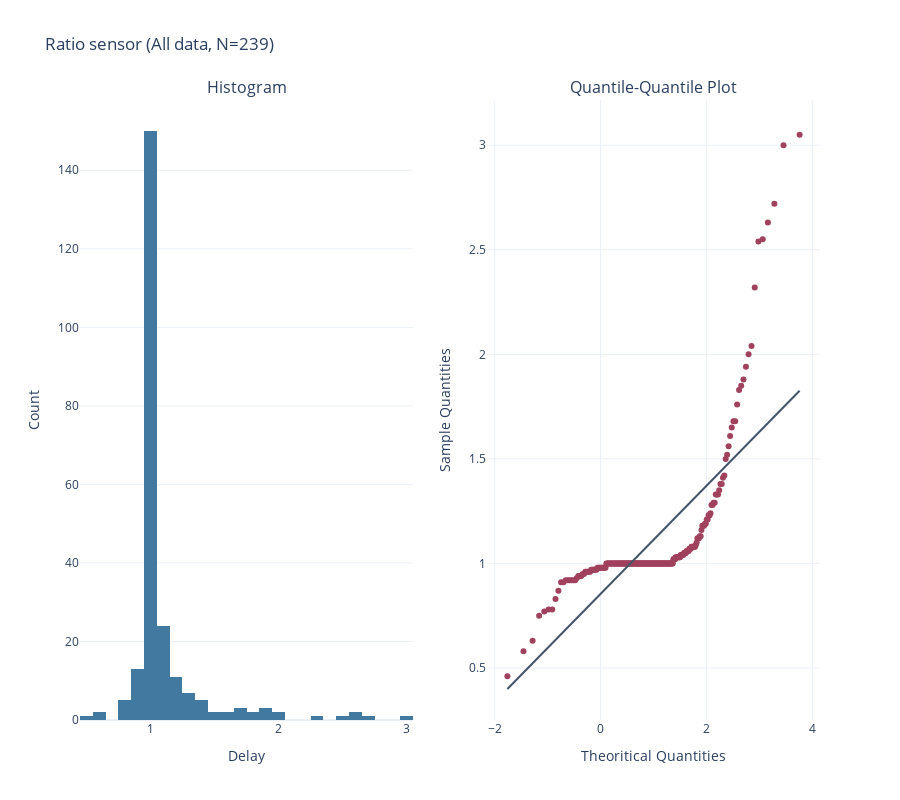
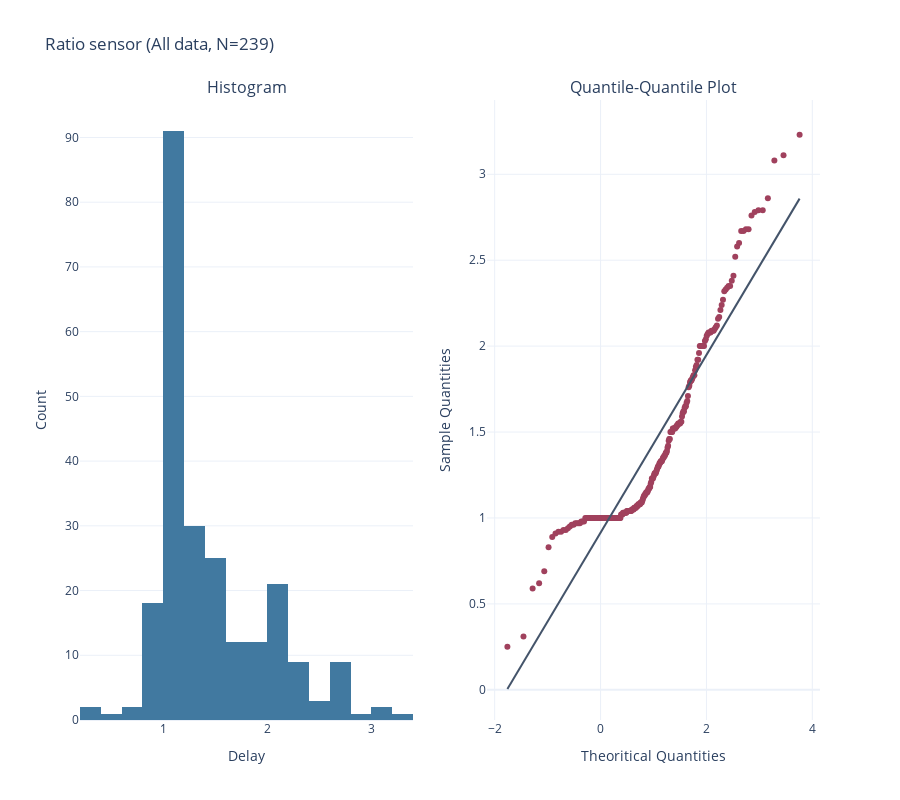

Source (notebook cell) for these figures, in order:
### Code cell
metric = "Ratio"
normality_test(fr_mag[metric], sensor=metric, type="All data")
normality_test(fr_pzt[metric], sensor=metric, type="All data")

### Figure 1 — Plotly figure (JSON) as saved in the notebook; plotly's stock layout.template omitted (floating-point values rounded to 4 significant figures; data arrays with more than 128 entries replaced by an {"elided": "..."} marker saying what was removed)
{"data": [{"marker": {"color": "#4179A0"}, "type": "histogram", "x": {"elided": "239 float values"}, "xaxis": "x", "yaxis": "y"}, {"marker": {"color": "#A0415D"}, "mode": "markers", "type": "scatter", "x": {"elided": "239 float values"}, "xaxis": "x2", "y": {"elided": "239 float values"}, "yaxis": "y2"}, {"line": {"color": "#44546A"}, "mode": "lines", "type": "scatter", "x": [-1.759, 3.759], "xaxis": "x2", "y": [0.3996, 1.825], "yaxis": "y2"}], "layout": {"annotations": [{"font": {"size": 16}, "showarrow": false, "text": "Histogram", "x": 0.225, "xanchor": "center", "xref": "paper", "y": 1, "yanchor": "bottom", "yref": "paper"}, {"font": {"size": 16}, "showarrow": false, "text": "Quantile-Quantile Plot", "x": 0.775, "xanchor": "center", "xref": "paper", "y": 1, "yanchor": "bottom", "yref": "paper"}], "height": 800, "showlegend": false, "title": {"text": "Ratio sensor (All data, N=239)"}, "width": 900, "xaxis": {"anchor": "y", "domain": [0, 0.45], "title": {"text": "Delay"}, "zeroline": false}, "xaxis2": {"anchor": "y2", "domain": [0.55, 1], "title": {"text": "Theoritical Quantities"}, "zeroline": false}, "yaxis": {"anchor": "x", "domain": [0, 1], "title": {"text": "Count"}}, "yaxis2": {"anchor": "x2", "domain": [0, 1], "title": {"text": "Sample Quantities"}}}}

### Figure 2 — Plotly figure (JSON) as saved in the notebook; plotly's stock layout.template omitted (floating-point values rounded to 4 significant figures; data arrays with more than 128 entries replaced by an {"elided": "..."} marker saying what was removed)
{"data": [{"marker": {"color": "#4179A0"}, "type": "histogram", "x": {"elided": "239 float values"}, "xaxis": "x", "yaxis": "y"}, {"marker": {"color": "#A0415D"}, "mode": "markers", "type": "scatter", "x": {"elided": "239 float values"}, "xaxis": "x2", "y": {"elided": "239 float values"}, "yaxis": "y2"}, {"line": {"color": "#44546A"}, "mode": "lines", "type": "scatter", "x": [-1.759, 3.759], "xaxis": "x2", "y": [0.004783, 2.858], "yaxis": "y2"}], "layout": {"annotations": [{"font": {"size": 16}, "showarrow": false, "text": "Histogram", "x": 0.225, "xanchor": "center", "xref": "paper", "y": 1, "yanchor": "bottom", "yref": "paper"}, {"font": {"size": 16}, "showarrow": false, "text": "Quantile-Quantile Plot", "x": 0.775, "xanchor": "center", "xref": "paper", "y": 1, "yanchor": "bottom", "yref": "paper"}], "height": 800, "showlegend": false, "title": {"text": "Ratio sensor (All data, N=239)"}, "width": 900, "xaxis": {"anchor": "y", "domain": [0, 0.45], "title": {"text": "Delay"}, "zeroline": false}, "xaxis2": {"anchor": "y2", "domain": [0.55, 1], "title": {"text": "Theoritical Quantities"}, "zeroline": false}, "yaxis": {"anchor": "x", "domain": [0, 1], "title": {"text": "Count"}}, "yaxis2": {"anchor": "x2", "domain": [0, 1], "title": {"text": "Sample Quantities"}}}}
